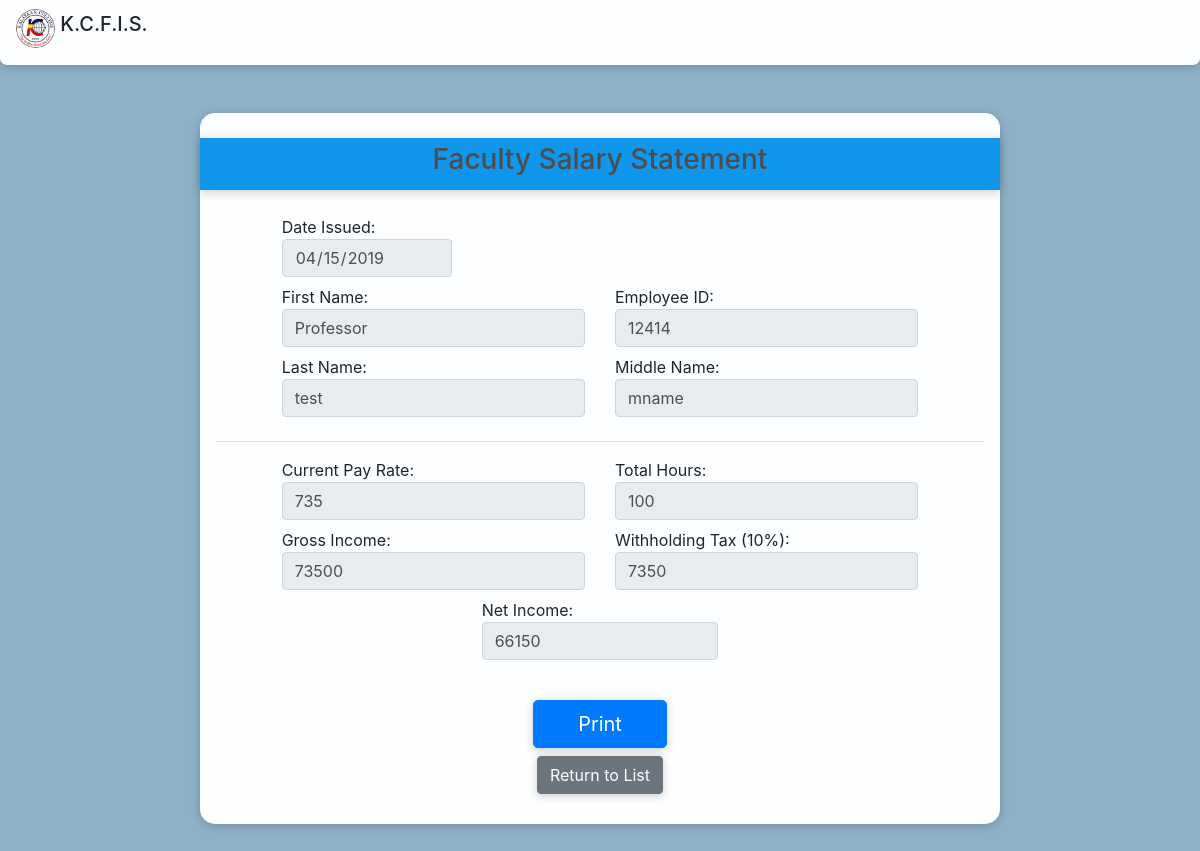
Page /view_faculty_salary_statement.php?facid=1 on the committed database.
### tables this page shows
CREATE TABLE `facsalarystatementtab` (
  `facsalarystatementID` int(11) NOT NULL AUTO_INCREMENT,
  `grossIncome` float NOT NULL,
  `netIncome` float NOT NULL,
  `withholdingTax` float NOT NULL,
  `hourlyRate` float NOT NULL,
  `hoursWorked` float NOT NULL,
  `dateIssued` date NOT NULL,
  `facID` int(11) NOT NULL,
  PRIMARY KEY (`facsalarystatementID`),
  KEY `facID_2` (`facID`),
  CONSTRAINT `facsalarystatementtab_ibfk_1` FOREIGN KEY (`facID`) REFERENCES `facultyinfotab` (`facID`)
);

CREATE TABLE `facultyinfotab` (
  `facID` int(11) NOT NULL AUTO_INCREMENT,
  `lname` varchar(30) NOT NULL,
  `fname` varchar(30) NOT NULL,
  `mname` varchar(30) NOT NULL,
  `contactno` text NOT NULL,
  `employeeID` text NOT NULL,
  `address` varchar(100) NOT NULL,
  PRIMARY KEY (`facID`)
);

### view_faculty_salary_statement.php (the view, shortened to what this page needs)
<?php
  require_once "template.php";
  $stmt = $conn->prepare("SELECT *
                          FROM facsalarystatementtab
                          WHERE facsalarystatementID = ?");
  $stmt->bind_param("s", $_GET['facid']);
  $stmt->execute();
  $result = $stmt->get_result();
  while($row = $result->fetch_assoc()){
    $dateIssued = $row['dateIssued'];
    $hourlyRate = $row['hourlyRate'];
    $hoursWorked = $row['hoursWorked'];
    $grossIncome = $row['grossIncome'];
    $withholdingTax = $row['withholdingTax'];
    $netIncome = $row['netIncome'];
    $facID = $row['facID'];
  }
  $stmt = $conn->prepare("SELECT *
    FROM facultyinfotab
    WHERE facID = ?");
    $stmt->bind_param("s", $facID);
    $stmt->execute();
    $result = $stmt->get_result();
    while($row = $result->fetch_assoc()){
      $fname = $row['fname'];
      $mname = $row['mname'];
      $lname = $row['lname'];
      $employeeID = $row['employeeID'];
    }
?>
    <div class="container form-box">
      <div class="row form-group form-title">
        <div class="col-sm-12 text-center h3">
          Faculty Salary Statement
        </div>
      </div>
      <form role="form" method="post" action="includes/add_faculty_salary_statement.inc.php?facid=<?php echo $_GET['facid']?>">
        <div id='incomestatement'>
          <div class="row">
            <label for="date" class="col-sm-3 offset-sm-1">Date Issued:
              <input readonly value="<?php echo $dateIssued ?>" type="date" class="form-control" id="dateIssued" name="dateIssued">
            </label>
          </div>
          <div class="row">
            <label for="fname" class="col-sm-5 offset-sm-1">First Name:
              <input readonly value="<?php echo $fname?>" type="text" class="form-control" id="fname" name="fname">
            </label>
            <label for="employeeID" class="col-sm-5">Employee ID:
              <input readonly value="<?php echo $employeeID?>"type="text" class="form-control" id="employeeID" name="employeeID">
            </label>
          </div>
          <div class="row">
            <label for="lname" class="col-sm-5 offset-sm-1">Last Name:
              <input readonly value="<?php echo $lname?>"type="text" class="form-control" id="lname" name="lname">
            </label>
            <label for="mname" class="col-sm-5">Middle Name:
              <input readonly value="<?php echo $mname?>"type="text" class="form-control" id="mname" name="mname">
            </label>
          </div>
          <hr />
          <div class="row">
            <label class="col-sm-5 offset-sm-1">Current Pay Rate:
              <input readonly value="<?php echo $hourlyRate?>"type="text" class="form-control" id="hourlyRate" name="hourlyRate">
            </label>
            <label class="col-sm-5">Total Hours:
              <input readonly value="<?php echo $hoursWorked?>" type="number" class="form-control" id="hoursWorked" name="hoursWorked">
            </label>
          </div>
          <div class="row">
            <label class="col-sm-5 offset-sm-1">Gross Income:
              <input readonly value="<?php echo $grossIncome?>" type="text" class="form-control" id="grossIncome" name="grossIncome">
            </label>
            <label class="col-sm-5">Withholding Tax (10%):
              <input readonly value="<?php echo $withholdingTax?>" type="text" class="form-control" id="withholdingTax" name="withholdingTax">
            </label>
          </div>
          <div class="row form-group">
            <label class="col-sm-4 offset-sm-4">Net Income:
              <input readonly value="<?php echo $netIncome?>" type="text" class="form-control" id="netIncome" name="netIncome"/>
            </label>
          </div>
        </div>
        <div class="row pt-sm-3">
          <label class="col-sm-2 offset-sm-5 btn btn-primary btn-lg btn-block" onclick="printlayer('incomestatement')">Print</label>
        </div>
        <div class="row">
          <div class="col-sm-4 offset-sm-4 text-center">
            <a href="faculty_salstatement_list.php" class="btn btn-secondary">Return to List</a>
          </div>
        </div>
      </form>
    </div>

### template.php (style rules this page uses)
.btn { box-shadow: 0 2px 10px rgba(0, 0, 0, 0.2); }
.form-box { border-radius: 15px; height: auto; width: 800px; background-color: #FCFEFF; padding-top: 25px; padding-bottom: 30px; margin-bottom: 60px; box-shadow: 0 2px 10px rgba(0, 0, 0, 0.2); --font-family-sans-serif: -apple-system,BlinkMacSystemFont,"Segoe UI",Roboto,"Helvetica Neue",Arial,"Noto Sans",sans-serif,"Apple Color Emoji","Segoe UI Emoji","Segoe UI Symbol","Noto Color Emoji"; --font-family-monospace: SFMono-Regular,Menlo,Monaco,Consolas,"Liberation Mono","Courier New",monospace; }
.form-title { box-shadow: 0 2px 10px rgba(0, 0, 0, 0.2); background-color: #1096EA; padding-top: 5px; padding-bottom: 5px; margin-bottom: 25px; color: #4d4d4d; }

### rows in the picture
facsalarystatementtab: dateIssued "04/15/2019", hourlyRate "735", hoursWorked "100", grossIncome "73500", withholdingTax "7350", netIncome "66150"
facultyinfotab: fname "Professor", employeeID "12414", lname "test", mname "mname"
